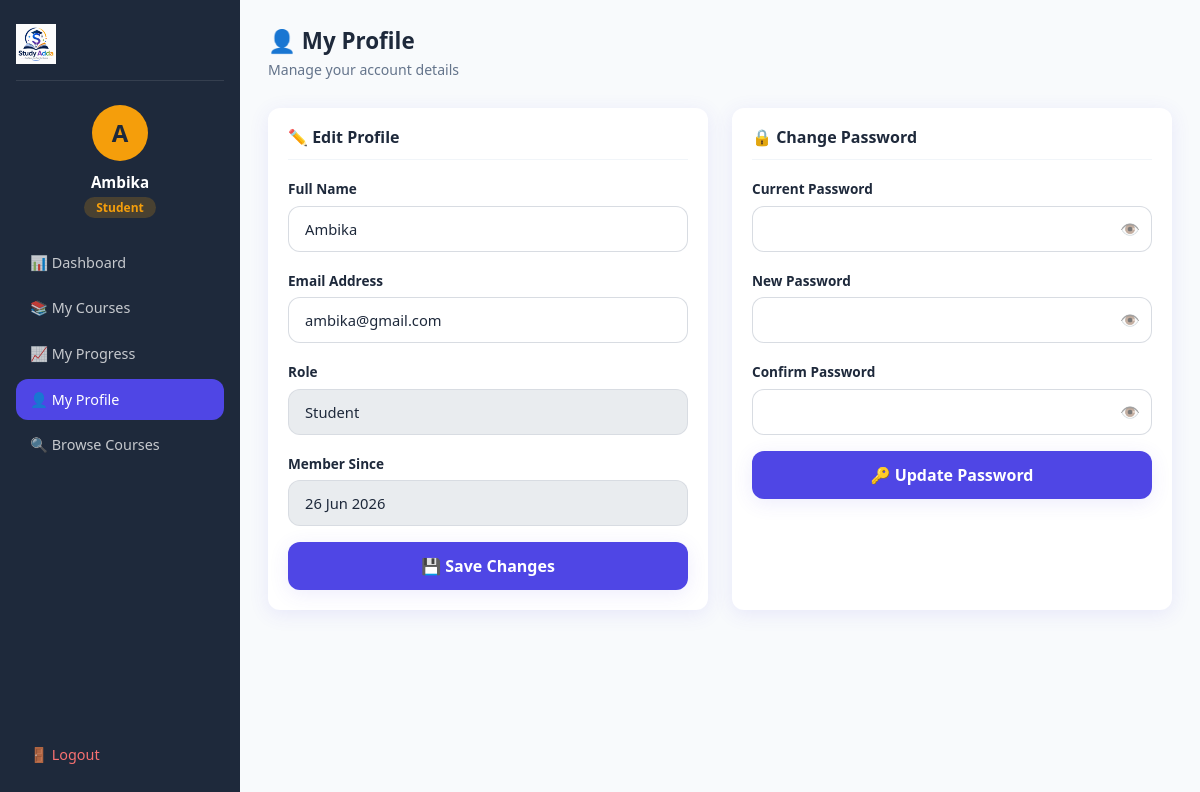
/student/profile.php (signed in), run on the app's committed database.
### tables this page shows
CREATE TABLE `users` (
  `id` int(11) NOT NULL,
  `name` varchar(100) NOT NULL,
  `email` varchar(150) NOT NULL,
  `password` varchar(255) NOT NULL,
  `role` enum('student','instructor','admin') DEFAULT 'student',
  `created_at` timestamp NOT NULL DEFAULT current_timestamp(),
  `security_question` varchar(255) DEFAULT NULL,
  `security_answer` varchar(255) DEFAULT NULL
);

### student/profile.php (the view, shortened to what this page needs)
<?php
include "../includes/dbconfig.php";
$studentId = $_SESSION['user_id'];
$stmt = mysqli_prepare($conn, "SELECT name, email, created_at FROM users WHERE id = ?");
mysqli_stmt_bind_param($stmt, "i", $studentId);
mysqli_stmt_execute($stmt);
$result  = mysqli_stmt_get_result($stmt);
$student = mysqli_fetch_assoc($result);
?>
<!DOCTYPE html>
<html lang="en">
<head>
    <link href="https://cdn.jsdelivr.net/npm/bootstrap@5.3.6/dist/css/bootstrap.min.css" rel="stylesheet">
    <link rel="stylesheet" href="/MyProject/css/style.css">
</head>
<body class="dashboard-body">
    <div class="dashboard-wrapper">
        <aside class="sidebar">
            <div class="sidebar-logo">
                <a href="/MyProject/index.php">
                    <img src="/MyProject/images/logo.png" alt="Study Adda" height="40">
                </a>
            </div>
            <div class="sidebar-user">
                <div class="sidebar-avatar">
                    <?php echo strtoupper(substr($student['name'], 0, 1)); ?>
                </div>
                <p class="sidebar-name"><?php echo htmlspecialchars($student['name']); ?></p>
                <span class="sidebar-role">Student</span>
            </div>
            <nav class="sidebar-nav">
                <a href="dashboard.php" class="sidebar-link">📊 Dashboard</a>
                <a href="courses.php" class="sidebar-link">📚 My Courses</a>
                <a href="progress.php" class="sidebar-link">📈 My Progress</a>
                <a href="profile.php" class="sidebar-link active">👤 My Profile</a>
                <a href="/MyProject/courses.php" class="sidebar-link">🔍 Browse Courses</a>
                <a href="/MyProject/logout.php" class="sidebar-link logout-link">🚪 Logout</a>
            </nav>
        </aside>
        <main class="dashboard-main">
            <div class="dashboard-topbar">
                <div>
                    <h4 class="topbar-title">👤 My Profile</h4>
                    <p class="topbar-sub">Manage your account details</p>
                </div>
            </div>
            <div class="row g-4">
                <div class="col-12 col-lg-6">
                    <div class="dashboard-card">
                        <div class="dashboard-card-header">
                            <h5 class="dashboard-card-title">✏️ Edit Profile</h5>
                        </div>
                        <form action="" method="POST">
                            <div class="mb-3">
                                <label class="form-label auth-label">Full Name</label>
                                <input type="text" name="name" class="form-control auth-input"
                                    value="<?php echo htmlspecialchars($student['name']); ?>" required>
                            </div>
                            <div class="mb-3">
                                <label class="form-label auth-label">Email Address</label>
                                <input type="email" name="email" class="form-control auth-input"
                                    value="<?php echo htmlspecialchars($student['email']); ?>" required>
                            </div>
                            <div class="mb-3">
                                <label class="form-label auth-label">Role</label>
                                <input type="text" class="form-control auth-input" value="Student" disabled>
                            </div>
                            <div class="mb-3">
                                <label class="form-label auth-label">Member Since</label>
                                <input type="text" class="form-control auth-input"
                                    value="<?php echo date('d M Y', strtotime($student['created_at'])); ?>" disabled>
                            </div>
                            <button type="submit" class="btn enroll-btn w-100">💾 Save Changes</button>
                        </form>
                    </div>
                </div>
                <div class="col-12 col-lg-6">
                    <div class="dashboard-card">
                        <div class="dashboard-card-header">
                            <h5 class="dashboard-card-title">🔒 Change Password</h5>
                        </div>
                        <form action="" method="POST">
                            <div class="mb-3">
                                <label class="form-label auth-label">Current Password</label>
                                <div class="position-relative">
                                    <input type="password"
                                        id="current_password"
                                        name="current_password"
                                        class="form-control auth-input"
                                        required>
                                    <span class="toggle-password"
                                        onclick="togglePassword('current_password', this)">
                                        👁️
                                    </span>
                                </div>
                            </div>
                            <div class="mb-3">
                                <label class="form-label auth-label">New Password</label>
                                <div class="position-relative">
                                    <input type="password"
                                        id="new_password"
                                        name="new_password"
                                        class="form-control auth-input"
                                        required>
                                    <span class="toggle-password"
                                        onclick="togglePassword('new_password', this)">
                                        👁️
                                    </span>
                                </div>
                            </div>
                            <div class="mb-3">
                                <label class="form-label auth-label">Confirm Password</label>
                                <div class="position-relative">
                                    <input type="password"
                                        id="confirm_password"
                                        name="confirm_password"
                                        class="form-control auth-input"
                                        required>
                                    <span class="toggle-password"
                                        onclick="togglePassword('confirm_password', this)">
                                        👁️
                                    </span>
                                </div>
                            </div>
                            <button type="submit" class="btn enroll-btn w-100">🔑 Update Password</button>
                        </form>
                    </div>
                </div>
            </div>
        </main>
    </div>
</body>
</html>

### css/style.css (style rules this page uses)
:root { --primary-color: #4f46e5; --primary-hover: #3730a3; --secondary-color: #f59e0b; --text-dark: #1e293b; --text-muted: #64748b; --bg-light: #f8fafc; --bg-welcome: linear-gradient(135deg, #eef2ff 0%, #e0e7ff 100%); --shadow: 0 4px 20px rgba(79, 70, 229, 0.1); --border-radius: 12px; }
body { font-family: "Segoe UI", Tahoma, Geneva, Verdana, sans-serif; color: var(--text-dark); background-color: #fff; }
.enroll-btn { background-color: var(--primary-color); color: #fff; border: none; padding: 12px 28px; border-radius: 8px; font-weight: 600; font-size: 1rem; transition: background-color 0.3s ease, transform 0.2s ease; display: inline-block; text-decoration: none; }
.enroll-btn { background: var(--primary-color); color: #fff; font-weight: 600; padding: 12px 30px; border-radius: var(--border-radius); border: none; box-shadow: var(--shadow); transition: transform 0.25s ease, background 0.25s ease, box-shadow 0.25s ease; }
.form-label { color: var(--text-dark); font-weight: 600; font-size: 0.88rem; margin-bottom: 6px; }
.auth-label { color: var(--text-dark); font-weight: 600; font-size: 0.85rem; margin-bottom: 6px; }
.auth-input { border: 1px solid rgba(100, 116, 139, 0.25); border-radius: var(--border-radius); padding: 11px 16px; font-size: 0.92rem; color: var(--text-dark); transition: border-color 0.2s ease, box-shadow 0.2s ease; }
.auth-input::placeholder { color: rgba(100, 116, 139, 0.6); }
.dashboard-body { background-color: var(--bg-light); min-height: 100vh; }
.dashboard-wrapper { display: flex; min-height: 100vh; }
.sidebar { width: 240px; min-height: 100vh; background: var(--text-dark); padding: 24px 16px; position: fixed; top: 0; left: 0; display: flex; flex-direction: column; gap: 24px; z-index: 100; }
.sidebar-logo { padding-bottom: 16px; border-bottom: 1px solid rgba(255, 255, 255, 0.1); }
.sidebar-user { text-align: center; }
.sidebar-avatar { width: 56px; height: 56px; background: var(--secondary-color); color: var(--text-dark); border-radius: 50%; display: flex; align-items: center; justify-content: center; font-size: 1.5rem; font-weight: 800; margin: 0 auto 10px; }
.sidebar-name { color: #fff; font-weight: 700; font-size: 0.95rem; margin: 0; }
.sidebar-role { background: rgba(245, 158, 11, 0.2); color: var(--secondary-color); font-size: 0.75rem; font-weight: 600; padding: 2px 12px; border-radius: 999px; }
.sidebar-nav { display: flex; flex-direction: column; gap: 4px; flex: 1; }
.sidebar-link { color: rgba(255, 255, 255, 0.75); text-decoration: none; padding: 10px 14px; border-radius: var(--border-radius); font-size: 0.9rem; font-weight: 500; transition: all 0.2s; }
.sidebar-link:hover, .sidebar-link.active { background: var(--primary-color); color: #fff; }
.logout-link { margin-top: auto; color: #f87171 !important; }
.dashboard-main { margin-left: 240px; padding: 28px; flex: 1; min-height: 100vh; }
.dashboard-topbar { display: flex; justify-content: space-between; align-items: flex-start; margin-bottom: 28px; flex-wrap: wrap; gap: 12px; }
.topbar-title { font-size: 1.4rem; font-weight: 700; color: var(--text-dark); margin: 0; }
.topbar-sub { color: var(--text-muted); font-size: 0.88rem; margin: 4px 0 0 0; }
.dashboard-card { background: #fff; border-radius: var(--border-radius); padding: 20px; box-shadow: var(--shadow); height: 100%; }
.dashboard-card-header { display: flex; justify-content: space-between; align-items: center; margin-bottom: 16px; padding-bottom: 12px; border-bottom: 1px solid #f1f5f9; }
.dashboard-card-title { font-size: 1rem; font-weight: 700; color: var(--text-dark); margin: 0; }
.toggle-password { position: absolute; right: 12px; top: 50%; transform: translateY(-50%); cursor: pointer; user-select: none; opacity: 0.6; }

### data on the page
users: name "A", name "Ambika", email "ambika@gmail.com", created_at "26 Jun 2026"
